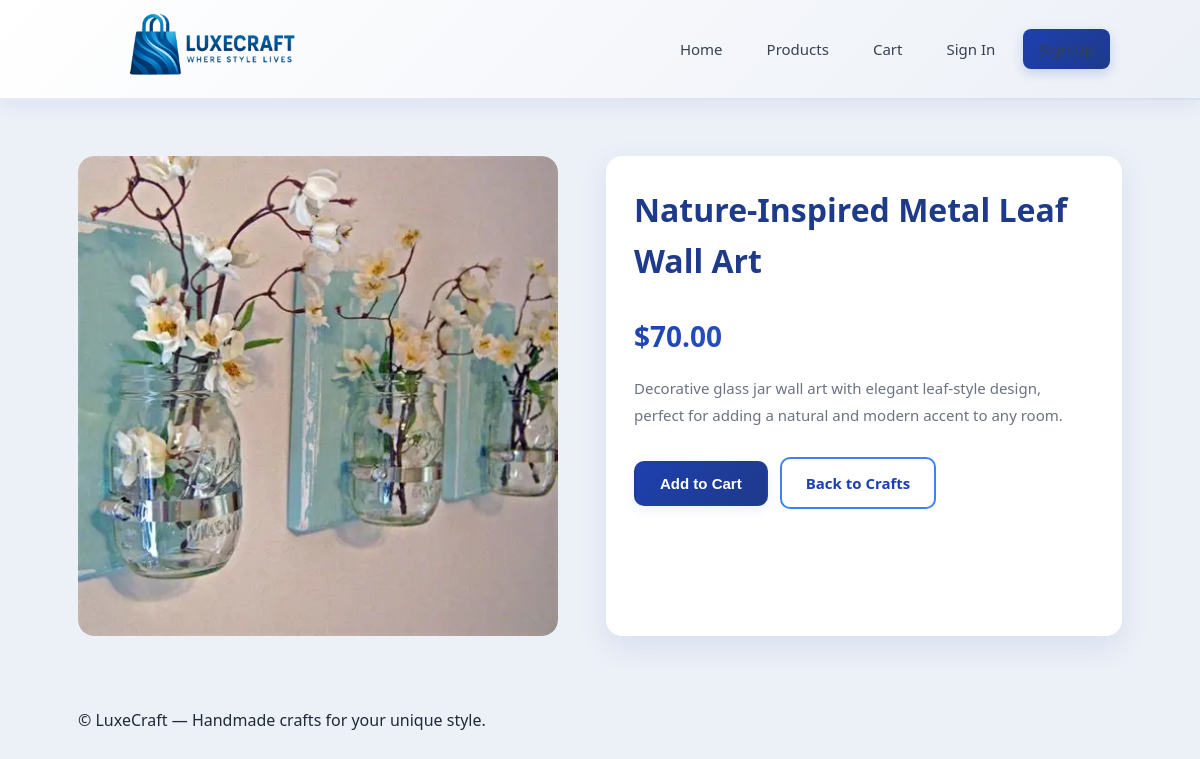
/product/5/, run on the app's committed database.
### shop/models.py (models this page shows, shortened)
class Product(models.Model):
    name = models.CharField(max_length=200)
    description = models.TextField()
    price = models.DecimalField(max_digits=8, decimal_places=2)
    image = models.ImageField(upload_to='products/', blank=True, null=True)

### shop/views.py (the view)
# urls.py: path('product/<int:product_id>/', views.product_detail, name='product_detail'),
def product_detail(request, product_id):
    product_list = Product.objects.filter(id=product_id)
    if not product_list.exists():
        return redirect('products')
    product = product_list.first()
    if request.user.is_authenticated:
        cart, _ = Cart.objects.get_or_create(user=request.user)
        cart_products_ids = cart.products.values_list('id', flat=True)
    else:
        cart_products_ids = []
    return render(request, 'shop/product_detail.html', {
        'product': product,
        'cart_products_ids': cart_products_ids
    })

### shop/templates/shop/product_detail.html (shortened to what this page needs)
{% extends 'shop/base.html' %}
{% block content %}
<section class="product-detail">
  <div class="detail-media">
    {% if product.image %}
      <img src="{{ product.image.url }}" alt="{{ product.name }}">
    {% else %}
      <div class="placeholder large">No image</div>
    {% endif %}
  </div>
  <div class="detail-info">
    <h1 class="detail-title">{{ product.name }}</h1>
    <p class="detail-price">${{ product.price }}</p>
    <div class="detail-desc">
      <p>{{ product.description }}</p>
    </div>
    <div class="detail-actions">
      {% if product.id in cart_products_ids %}
        <button class="btn btn-primary" disabled>Added ✔</button>
      {% else %}
        <form method="get" action="{% url 'add_to_cart' product.id %}" style="display: inline;">
          <button class="btn btn-primary">Add to Cart</button>
        </form>
      {% endif %}
      <a class="btn btn-ghost" href="{% url 'products' %}">Back to Crafts</a>
    </div>
  </div>
</section>
{% endblock %}

### shop/static/shop/css/styles.css (style rules this page uses)
:root { --accent: #1E40AF; --accent-dark: #1E3A8A; --accent-light: #3B82F6; --muted: #6b7280; --bg: #ecf0f7; --card: #ffffff; --radius: 16px; --shadow: 0 10px 30px rgba(30, 64, 175, 0.1); --shadow-hover: 0 20px 50px rgba(30, 64, 175, 0.15); --container: 1100px; --gap: 20px; }
* { box-sizing: border-box; }
html, body { height: 100%; }
body { margin: 0; font-family: 'Segoe UI', Roboto, 'Helvetica Neue', Arial, sans-serif; background: var(--bg); color: #1f2937; -webkit-font-smoothing: antialiased; -moz-osx-font-smoothing: grayscale; line-height: 1.6; }
.product-detail { display: grid; grid-template-columns: 480px 1fr; gap: 48px; margin-top: 28px; }
.detail-media { border-radius: var(--radius); overflow: hidden; }
.detail-media img { width: 100%; border-radius: var(--radius); box-shadow: var(--shadow-hover); display: block; }
.detail-info { background: var(--card); padding: 28px; border-radius: var(--radius); box-shadow: var(--shadow); }
.detail-title { margin: 0 0 12px 0; color: var(--accent-dark); font-size: 32px; font-weight: 700; }
.detail-price { font-size: 28px; font-weight: 700; color: var(--accent); margin-bottom: 16px; background: linear-gradient(135deg, var(--accent) 0%, var(--accent-light) 100%); -webkit-background-clip: text; -webkit-text-fill-color: transparent; background-clip: text; }
.detail-desc { color: #6b7280; line-height: 1.8; margin-bottom: 24px; font-size: 15px; }
.detail-actions { margin-top: 28px; display: flex; gap: 12px; flex-wrap: wrap; align-items: center; }
.btn { display: inline-block; text-decoration: none; border-radius: 10px; padding: 12px 24px; font-weight: 600; border: 2px solid transparent; cursor: pointer; transition: all 0.3s ease; font-size: 15px; }
.btn-primary { background: linear-gradient(135deg, var(--accent) 0%, var(--accent-dark) 100%); color: #ffffff; box-shadow: 0 4px 12px rgba(30,64,175,0.08); transition: background 0.12s ease, transform 0.12s ease, box-shadow 0.12s ease; }
.btn-ghost { background: transparent; color: var(--accent); border: 2px solid var(--accent-light); }

### data on the page
Product: image (picture), name "Nature-Inspired Metal Leaf Wall Art", price "70.00", description "Decorative glass jar wall art with elegant leaf-style design, perfect for adding a natural and modern accent to any room."
